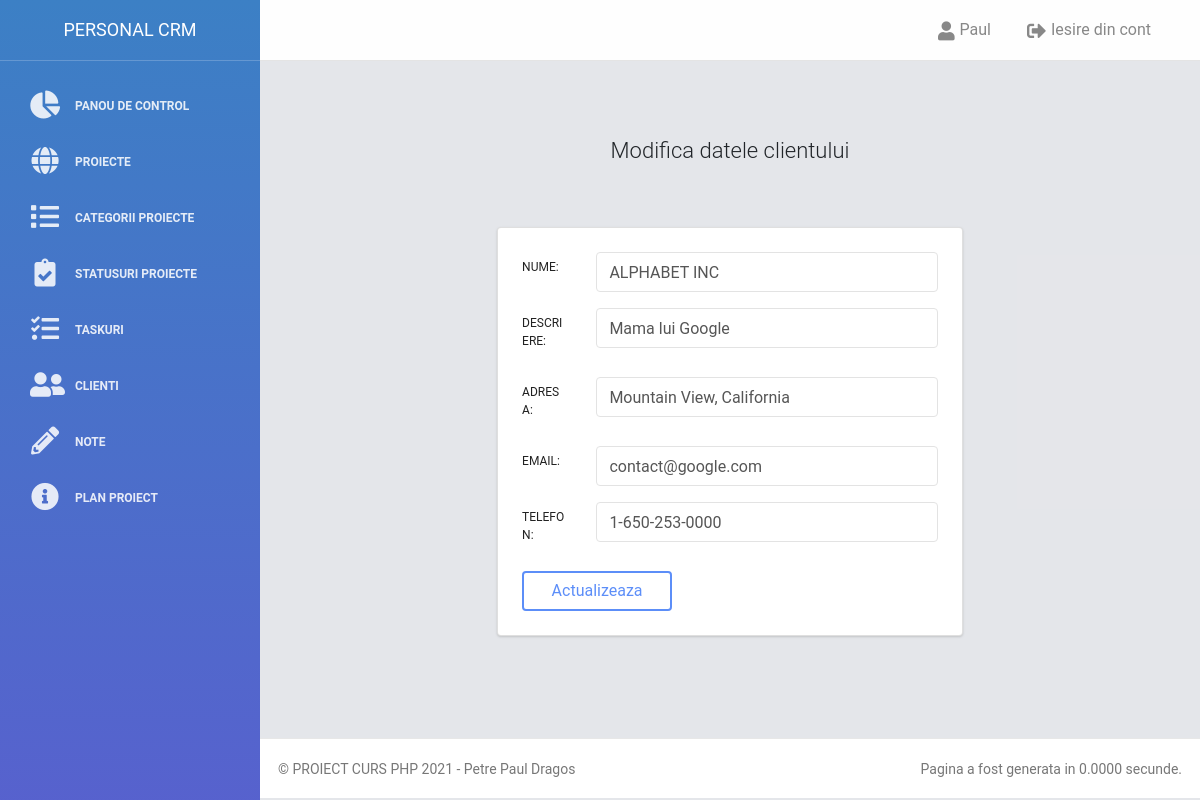
/client_editare.php?editeazaClientId=1 (signed in), run on the app's committed database.
### tables this page shows
CREATE TABLE `utilizatori` (
  `id` int(11) NOT NULL,
  `utilizator` varchar(30) NOT NULL,
  `parola` varchar(30) NOT NULL,
  `nume` varchar(100) NOT NULL,
  `prenume` varchar(100) NOT NULL
);

CREATE TABLE `clienti` (
  `id` int(11) NOT NULL,
  `nume` varchar(100) NOT NULL,
  `descriere` text NOT NULL,
  `adresa` varchar(250) NOT NULL,
  `proiecte` varchar(255) NOT NULL,
  `email` varchar(50) NOT NULL,
  `telefon` varchar(20) NOT NULL,
  `data` datetime NOT NULL DEFAULT current_timestamp()
);

### clase/clienti_functii.php (called while the page is built, shortened)
<?php
require_once "config/bazadedate.php";
class Clienti {
	public function __construct() {
		global $conexiune;
		$this->con = $conexiune;
		if(mysqli_connect_error()) {
			trigger_error("Eroare la conectarea bazei de date: " . mysqli_connect_error());
		}else{
			return $this->con;
		}
	}
	public function afiseazaDateClientByID($id) {
		    $query = "SELECT * FROM clienti WHERE id = '$id'";
		    $result = $this->con->query($query);
			if (!empty($result) && $result->num_rows > 0) {
				$row = $result->fetch_assoc();
				return $row;
			} else {
				echo "Nu s-a gasit nici un client!";
			}
	}
}

### client_editare.php (the view, shortened to what this page needs)
<?php
  $titluPagina = 'Modifica datele clientului';
  include 'elemente/header.php';
  $clientiObj = new Clienti();
  if(isset($_GET['editeazaClientId']) && !empty($_GET['editeazaClientId'])) {
    $modificaId = $_GET['editeazaClientId'];
    $client = $clientiObj->afiseazaDateClientByID($modificaId);
  }
?>
<div class="top-pagina text-center" style="padding:15px; margin-bottom: 10px">
  <h4><?php echo $titluPagina ?></h4>
</div><br>
<div class="container">
  <div class="col-md-7 mx-auto">
  <form action="client_editare.php" method="POST">
    <div class="card box-shadow p-4">
    <div class="form-group row">
      <label class="col-sm-2 col-form-label" for="nume">Nume:</label>
      <div class="col-sm-10">
      <input type="text" class="form-control" name="mnume" value="<?php echo $client['nume']; ?>" required="">
      </div>
    </div>
    <div class="form-group row">
      <label class="col-sm-2 col-form-label" for="descriere">Descriere:</label>
      <div class="col-sm-10">
      <input type="textarea" class="form-control" name="mdescriere" value="<?php echo $client['descriere']; ?>" required="">
      </div>
    </div>
    <div class="form-group row">
      <label class="col-sm-2 col-form-label" for="adresa">Adresa:</label>
      <div class="col-sm-10">
      <input type="text" class="form-control" name="madresa" value="<?php echo $client['adresa']; ?>" required="">
      </div>
    </div>
    <div class="form-group row">
      <label class="col-sm-2 col-form-label" for="email">Email:</label>
      <div class="col-sm-10">
      <input type="text" class="form-control" name="memail" value="<?php echo $client['email']; ?>" required="">
      </div>
    </div>
    <div class="form-group row">
      <label class="col-sm-2 col-form-label" for="telefon">Telefon:</label>
      <div class="col-sm-10">
      <input type="text" class="form-control" name="mtelefon" value="<?php echo $client['telefon']; ?>" required="">
      </div>
    </div>
    <input type="submit" name="submit" class="btn btn-primary" value="Actualizeaza">
  </div>
  </form>
</div>
</div>
<?php
include 'elemente/footer.php';
?>

### clase/utilizatori_functii.php (shortened to what this page needs)
<?php
require_once "config/bazadedate.php";
class Utilizatori {
	public function __construct() {
		global $conexiune;
		$this->con = $conexiune;
		if(mysqli_connect_error()) {
			trigger_error("Eroare la conectarea bazei de date: " . mysqli_connect_error());
		}else{
			return $this->con;
		}
	}
    public function afiseazaNumeUtilizator($id){
		$query = "SELECT * FROM utilizatori WHERE id = '$id'";
		    $result = $this->con->query($query);
		    while($row = mysqli_fetch_assoc($result)) {
			echo $row['nume'];
			}
	}
}

### elemente/style/css/style.css (style rules this page uses)
body { font-size: 14px; padding:0; background-color: #E9EBEE; }
.btn { cursor: pointer; }
input.btn { max-width: 150px!important; }
.box-shadow { box-shadow: 0 1px 3px 0 rgb(0 0 0 / 10%), 0 1px 2px 0 rgb(0 0 0 / 6%); }
.card .card-category, .card label { color: #222!important; }

### data on the page
utilizatori: nume "Paul"
clienti: mnume "ALPHABET INC", mdescriere "Mama lui Google", madresa "Mountain View, California", memail "contact@google.com", mtelefon "1-650-253-0000"

### other printed values
$titluPagina "Modifica datele clientului"
